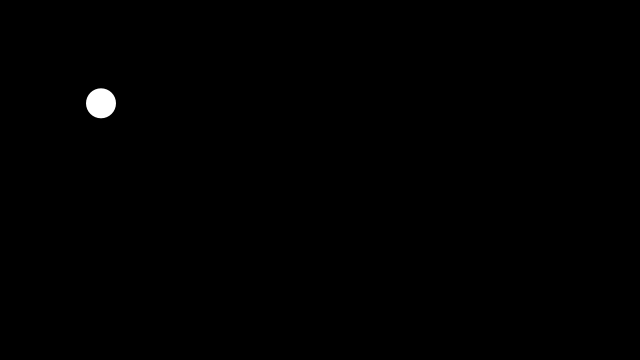
Frame 1 (no input)
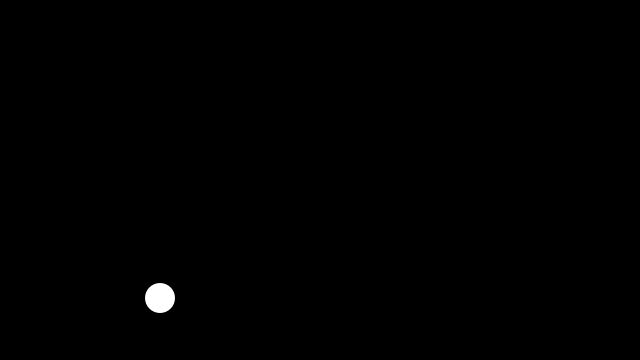
Frame 60 (the mouse pressed at the canvas centre just before this capture)
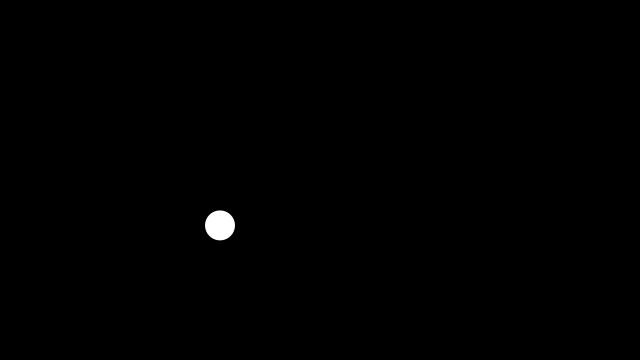
Frame 120 (the mouse held since frame 60 and released just before this capture)

The Processing sketch that drew these frames (run headless with seeded random() and noise(); from frame 60 on, the mouse is pressed at the canvas centre):

// Processing sketch: ex2_bouncing_ball_with_vectors
// ── ex2_bouncing_ball_with_vectors.pde
/*
  Exercise 2 - Bouncing Ball with Vectors
*/

PVector location;
PVector velocity;

void setup() {
  size(640,360);
  location = new PVector(100, 100);
  velocity = new PVector(1,3.3);
}

void draw() {
  background(0);
  
  location.add(velocity);
  
  if(location.x > width || location.x < 0) {
    velocity.x *= -1;
  } else if (location.y > height || location.y < 0) {
    velocity.y *= -1;
  } 
  
  fill(255);
  noStroke();
  ellipse(location.x, location.y, 30, 30);
}
